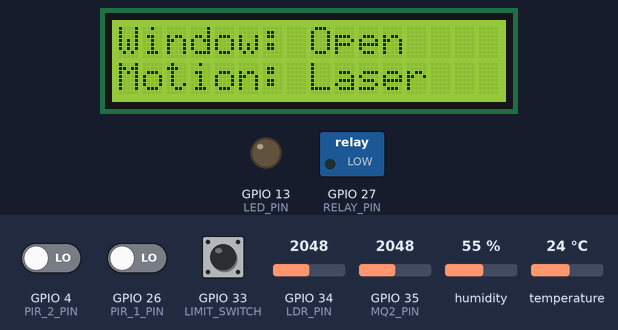
A sketch run on a simulated ESP32. Shown: 16×2 character LCD, switched loads named in the sketch (green lamp = pin HIGH), output pins drawn as LEDs (lit = HIGH). Inputs (shaded band) come from the test bench; at power-on: temperature 24 °C, GPIO 35 (MQ2_PIN) = 2048, GPIO 34 (LDR_PIN) = 2048, GPIO 4 (PIR_2_PIN) LOW, GPIO 26 (PIR_1_PIN) LOW, GPIO 33 (LIMIT_SWITCH) HIGH, humidity 55 %. The local clock reads 2024-03-15 10:24:30 at power-on unless the sketch sets it; what the sketch prints to the serial monitor is not drawn.

Above: at 5.8 s.
5.9 s: temperature set to 37 °C
At 7.3 s:
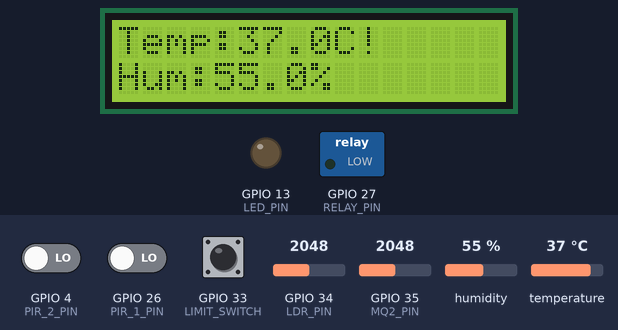
11.8 s: GPIO 35 (MQ2_PIN) set to 1460
At 16.7 s:
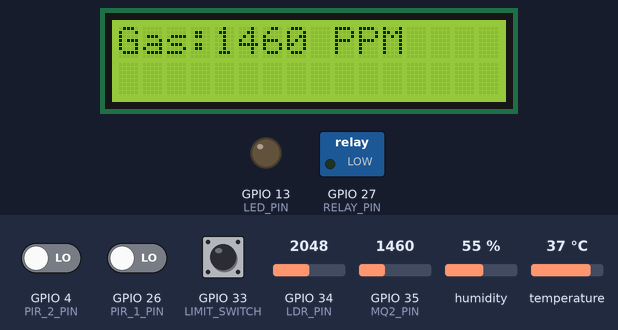
17.7 s: GPIO 34 (LDR_PIN) set to 122
At 18.5 s:
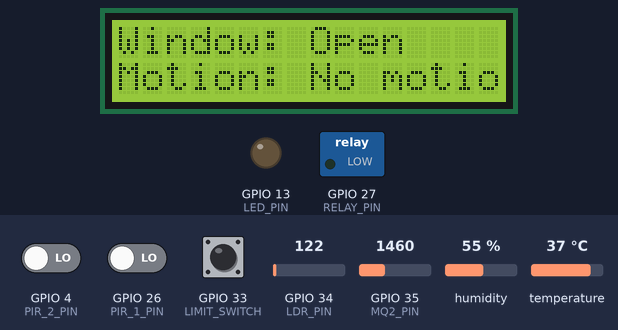
23.6 s: GPIO 4 (PIR_2_PIN) driven HIGH
At 26.4 s:
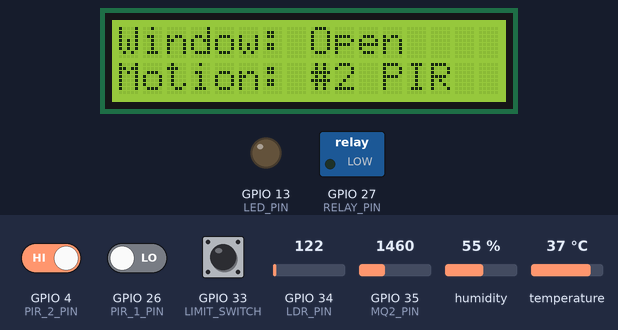
29.5 s: GPIO 26 (PIR_1_PIN) driven HIGH
At 30.8 s:
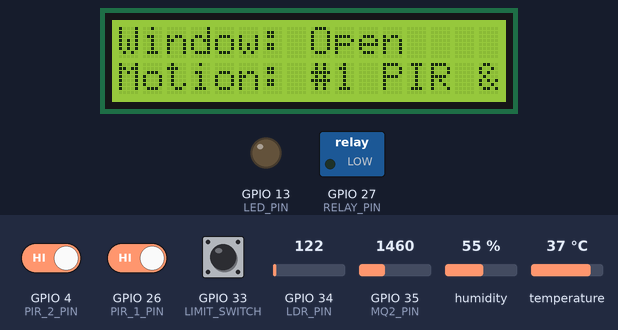
35.4 s: GPIO 33 (LIMIT_SWITCH) pulled LOW for 3.2 s
At 38.7 s:
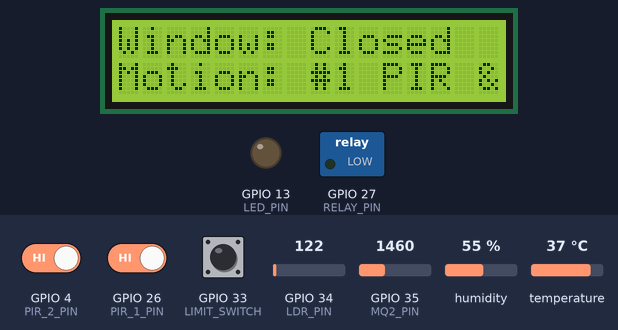
Timing chart, 0 to 40.2 s (numbered marks = the images above; inputs shaded):
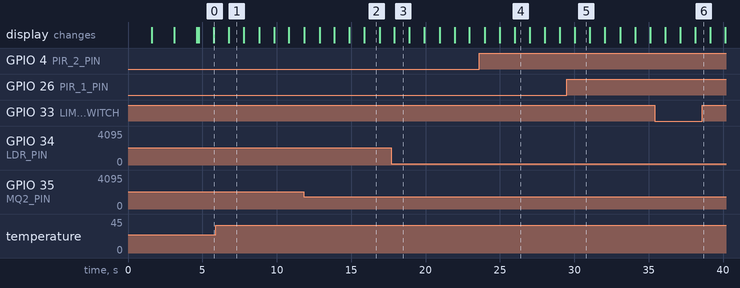

The sketch:

SilentEye.ino
```cpp
// #define BLYNK_TEMPLATE_ID           "TMPL6pLUFnhEn"
// #define BLYNK_TEMPLATE_NAME         "Quickstart Template"
// #define BLYNK_AUTH_TOKEN            "04Q0xlBXm140X4lF7SW-pBYM-AaRgDdH"

#include <WiFi.h>
#include <WiFiClient.h>
//#include <BlynkSimpleEsp32.h>  // Blynk Library
#include <HTTPClient.h>
#include <DHT.h> //DHT22
#include <Wire.h>
#include "RTClib.h" //RTC
#include <Keypad_I2C.h> //Keypad I2C
#include <Keypad.h> //Keypad
#include <LiquidCrystal_I2C.h> //LCD Display I2C
#include <SPI.h>
#include <MFRC522.h> //RFID

//-----------------------------------------------------------------------------------------------------------------------------------------------------------------------------------------
class NonBlockingTimer {
  unsigned long interval;
  unsigned long previousMillis;
  bool runningFlag;

public:
  NonBlockingTimer() : interval(0), previousMillis(0), runningFlag(false) {}

  void start(unsigned long ms) {
    interval = ms;
    previousMillis = millis();
    runningFlag = true;
  }

  bool isDone() {
    if (!runningFlag) return true;  // allow immediate first run
    if (millis() - previousMillis >= interval) {
      previousMillis = millis();    // reset timer
      return true;
    }
    return false;
  }

  void reset() {
    runningFlag = false;
  }
};

// ----- Declare timers globally-----
NonBlockingTimer printTimer;   // Timer for displayValues()
NonBlockingTimer ledTimer;     // Timer for LED blinking
NonBlockingTimer relayTimer;   // Timer for relay activation
NonBlockingTimer lcdTimer;   // Timer for LCD updates

unsigned long ledOnTime = 500;   // LED ON duration (ms)
unsigned long ledOffTime = 500;  // LED OFF duration (ms)
bool ledState = false;           // LED state

bool relayState = false;

String motionStatus = "";
String tempAlert = "";
String gasAlert = "";


// const char ssid[] = "Chenitha";
// const char password[] = "Cheni@20050630";

//RTC object
RTC_DS3231 rtc;

#define DHTPIN 25
#define DHTTYPE DHT22

//DHT22 object
DHT dht(DHTPIN, DHTTYPE);

// Create LCD object at I2C address 0x27 (common) with 16 chars & 2 lines
LiquidCrystal_I2C lcd(0x27, 16, 2);


#define MQ2_PIN 35
#define PIR_1_PIN 26
#define PIR_2_PIN 4
#define LDR_PIN 34
#define LED_PIN 13
#define LIMIT_SWITCH 33
#define SDA 21
#define SCL 22
#define RELAY_PIN 27

#define RFID_SDA 17 //RFID SDA
#define RST_PIN 16 //RFID RST

#define MANUAL_TRIGGER_VPIN V4

/* Comment this out to disable prints and save space */
#define BLYNK_PRINT Serial

const float TEMP_THRESHOLD = 36.0;
const int GAS_THRESHOLD = 1500;
const int CLOSE_TIME = 19;

String enteredPassword = "";
String correctPassword = "1234";

#define I2CADDR 0x20  // PCF8574 default if A0,A1,A2 = GND

// Create RTC object
MFRC522 rfid(RFID_SDA, RST_PIN);

const byte ROWS = 4;
const byte COLS = 4;

// Define keypad layout
char keys[ROWS][COLS] = {
  {'1','2','3','A'},
  {'4','5','6','B'},
  {'7','8','9','C'},
  {'*','0','#','D'}
};

// Row and column pins via PCF8574
byte rowPins[ROWS] = {0, 1, 2, 3}; // P0–P3
byte colPins[COLS] = {4, 5, 6, 7}; // P4–P7

// Create keypad instance
Keypad_I2C customKeypad(makeKeymap(keys), rowPins, colPins, ROWS, COLS, I2CADDR, 1, &Wire);

String camIP = "http://192.168.8.105/";  // Replace with ESP32-CAM IP

// BLYNK_WRITE(MANUAL_TRIGGER_VPIN) {
//   int buttonState = param.asInt(); // 1 = pressed, 0 = released
//   if (buttonState == 1) {
//     Serial.println("Manual trigger activated!");
//     digitalWrite(LED_PIN, HIGH);  // Turn on LED for testing
//     delay(300);
//     digitalWrite(LED_PIN, LOW);
//   }
// }


//-----------------------------------------------------------------------------------------------------------------------------------------------------------------------------------------
void setup() {
  Serial.begin(115200); //Starting Serial Communication
  Wire.begin(SDA, SCL);
  dht.begin();

  // Blynk.begin(BLYNK_AUTH_TOKEN, ssid, password);

  // Initialize LCD
  lcd.init();
  lcd.backlight();
  lcd.setCursor(0, 0);
  lcd.print("Silent Eye V1.0");
  lcd.setCursor(2, 1);
  lcd.print("Secure Home");
  delay(1500);
  lcd.clear();
  lcd.setCursor(0, 0);

  pinMode(PIR_1_PIN, INPUT);
  pinMode(PIR_2_PIN, INPUT);

  pinMode(LIMIT_SWITCH, INPUT_PULLUP); //Limit_Switch GND - GPIO33

  pinMode(RELAY_PIN, OUTPUT);
  digitalWrite(RELAY_PIN, LOW); // Keep relay OFF at start

  pinMode(LED_PIN, OUTPUT);
  digitalWrite(LED_PIN, LOW); //keep Lights off start of the system

  printTimer.start(1000);       // print every 1s
  ledTimer.start(ledOnTime);    // LED blinking interval
  lcdTimer.start(1000);         // update LCD every 1s

  // WiFi.begin(ssid, password);

  //Checking Wifi connection
  lcd.print("WiFi connecting");
  delay(1500);
  // while (WiFi.status() != WL_CONNECTED) {
  //   delay(500);
  //   lcd.print(".");
  // }
  // lcd.setCursor(0, 1);
  // lcd.println("WiFi connected!");

  lcd.clear();
  lcd.setCursor(0, 0);
  //Is RTC Connected
  if (!rtc.begin()) {
    lcd.print("RTC Not Found");
  }else {
    lcd.print("RTC OK");
  }

  delay(1500);
  lcd.clear();
  lcd.setCursor(0, 0);
  //IF RTC lost power SET Time and Date
  if (rtc.lostPower()) {
    lcd.print("RTC lost power");
    lcd.setCursor(0, 1);
    lcd.print("setting time!");
    rtc.adjust(DateTime(F(__DATE__), F(__TIME__)));
  }

  customKeypad.begin(makeKeymap(keys)); //Keypad

  Serial.println("\nI2C Scanner");
  byte count = 0;
  for (byte i = 1; i < 127; i++) {
    Wire.beginTransmission(i);
    if (Wire.endTransmission() == 0) {
      Serial.print("I2C device found at 0x");
      Serial.println(i, HEX);
      count++;
    }
  }
  if(count==0) Serial.println("No I2C devices found");

  //RDID Initialization
  SPI.begin();           // Init SPI bus
  rfid.PCD_Init();       // Init RC522
}

//-----------------------------------------------------------------------------------------------------------------------------------------------------------------------------------------
//For Serial print
void printTwoDigits(int value) {
  if (value < 10) Serial.print('0');
  Serial.print(value);
}

//-----------------------------------------------------------------------------------------------------------------------------------------------------------------------------------------
//For LCD print
String twoDigits(int value) {
  if (value < 10) return "0" + String(value);
  return String(value);
}

//-----------------------------------------------------------------------------------------------------------------------------------------------------------------------------------------
void loop() {
  int pirOneState = digitalRead(PIR_1_PIN); //Store PIR 1 Value
  int pirTwoState = digitalRead(PIR_2_PIN); //Store PIR 2 Value
  int ldrValue = analogRead(LDR_PIN); //Store LDR Value
  int limitSwitchValue = digitalRead(LIMIT_SWITCH); //Store Limit Switch Value

  // Read DHT22 sensor
  float humidity = dht.readHumidity(); // read humidity and store as float
  float temp = dht.readTemperature();  // read temp and store as float

  // Read MQ-2 analog value
  int gasLevel = analogRead(MQ2_PIN);

  bool triggered = false;

  DateTime now = rtc.now(); //store Date & Time

  char key = customKeypad.getKey();
  if (key) {
    Serial.print("Key Pressed: ");
    Serial.println(key);

    if (key == '#') {  // # = Enter
      if (enteredPassword == correctPassword) {
        Serial.println("Access Granted");
        digitalWrite(RELAY_PIN, HIGH);   // Turn ON relay
        relayState = true;
        relayTimer.start(3000);          // keep unlocked for 3 sec
      } else {
        Serial.println("Access Denied");
        relayState = false;
      }
      enteredPassword = ""; // reset input
    }
    else if (key == '*') {  // * = Clear
      enteredPassword = "";
      Serial.println("Input cleared");
    }
    else {
      enteredPassword += key; // add digit to input
    }
  }

  // Turn off relay when timer expires
  if (relayState && relayTimer.isDone()) {
      digitalWrite(RELAY_PIN, LOW);
      relayState = false;
      relayTimer.reset();
  }

  // //communicating with esp32 cam
  // if (WiFi.status() == WL_CONNECTED) {
  //   HTTPClient http;

  //   // Example: turn flash LED ON
  //   http.begin(camIP + "/control?var=flash&val=255");
  //   int httpCode = http.GET();
  //   http.end();

  //   delay(3000);

  //   // Example: turn flash LED OFF
  //   http.begin(camIP + "/control?var=flash&val=0");
  //   httpCode = http.GET();
  //   http.end();

  //   delay(1000);

  //   // Example: capture a photo
  //   http.begin(camIP + "/capture");
  //   httpCode = http.GET();
  //   if (httpCode == HTTP_CODE_OK) {
  //     Serial.println("Captured image!");
  //     // NOTE: response body contains JPEG, you can save/send it
  //   }
  //   http.end();

  //   delay(3000);
  // }


  // Check for new RFID card
  if (rfid.PICC_IsNewCardPresent() && rfid.PICC_ReadCardSerial()) {
      String content = "";
      for (byte i = 0; i < rfid.uid.size; i++) {
          content += (rfid.uid.uidByte[i] < 0x10 ? "0" : "") + String(rfid.uid.uidByte[i], HEX);
      }
      content.toUpperCase();
      Serial.println("RFID: " + content);

      if (content == "E993D505") {
          Serial.println("Access Granted by RFID");
          digitalWrite(RELAY_PIN, HIGH);   // Turn ON relay
          relayState = true;
          relayTimer.start(3000);          // 3-second timer
      } else {
          Serial.println("Access Denied");
          relayState = false;
      }

    //Release
    rfid.PICC_HaltA();
    rfid.PCD_StopCrypto1();
  }

  // Turn off relay when timer expires
  if (relayState && relayTimer.isDone()) {
      digitalWrite(RELAY_PIN, LOW);
      relayState = false;
      relayTimer.reset();
  }


  // checkTriggersAndControlLed(
  //     limitSwitchValue,
  //     pirOneState,
  //     pirTwoState,
  //     ldrValue,
  //     temp,
  //     gasLevel,
  //     humidity,
  //     triggered,
  //     ledState,
  //     ledTimer,
  //     ledOnTime,
  //     ledOffTime
  // );

  // Print all info in one line
  if (printTimer.isDone()) {
      displayValues(humidity, temp, gasLevel, limitSwitchValue, pirOneState, pirTwoState, ldrValue);
  }

  // LCD Print
  if (lcdTimer.isDone()) {
      updateLcdPages(limitSwitchValue, temp, humidity, gasLevel, now);
  }

  // Blynk.run();
}

//-----------------------------------------------------------------------------------------------------------------------------------------------------------------------------------------
void checkTriggersAndControlLed(
  int limitSwitchValue,
  int pirOneState,
  int pirTwoState,
  int ldrValue,
  float temp,
  int gasLevel,
  float humidity,
  bool &triggered,
  bool &ledState,
  NonBlockingTimer &ledTimer,
  unsigned long ledOnTime,
  unsigned long ledOffTime
) {

  DateTime now = rtc.now();
  // Reset trigger flag
  triggered = false;
  //Check window open or close using Limit_Switch Value
  if(limitSwitchValue == HIGH) {
    if(now.hour()>=CLOSE_TIME) {
      triggered = true;
    }
  }

  //For PIR #1, #2 and Laser module
  if(pirOneState == HIGH|| pirTwoState == HIGH || ldrValue > 1000) {
    triggered = true;
  }

  //For High Temp Trigger
  if (!isnan(temp) && temp > TEMP_THRESHOLD) {
    triggered = true;
  }

  //For High Gas Trigger
  if (gasLevel > GAS_THRESHOLD){
    triggered = true;
  }

  //For trigger alert with ON and OFF times
  if(triggered) {
      if(ledState) {
          if(ledTimer.isDone()) {  // LED ON duration finished
              digitalWrite(LED_PIN, LOW);
              ledState = false;
              ledTimer.start(ledOffTime); // start OFF duration
          }
      } else {
          if(ledTimer.isDone()) {  // LED OFF duration finished
              digitalWrite(LED_PIN, HIGH);
              ledState = true;
              ledTimer.start(ledOnTime); // start ON duration
          }
      }
  } else {
      digitalWrite(LED_PIN, LOW);
      ledState = false;
      ledTimer.reset();  // stop LED timer
  }
}


//-----------------------------------------------------------------------------------------------------------------------------------------------------------------------------------------
void displayValues(float humidity, float temp, float gasLevel, int limitSwitchValue, int pirOneState, int pirTwoState, int ldrValue) {

  DateTime now = rtc.now(); //store Date & Time

  // display date and time
  Serial.print(now.year());
  Serial.print('/');
  printTwoDigits(now.month());
  Serial.print('/');
  printTwoDigits(now.day());
  Serial.print(' ');
  printTwoDigits(now.hour());
  Serial.print(':');
  printTwoDigits(now.minute());
  Serial.print(':');
  printTwoDigits(now.second());
  Serial.print(" | ");

  //Check window open or close using Limit_Switch Value
  if(limitSwitchValue == HIGH) {
    Serial.print("Window Open | ");
  } else {
    Serial.print("Window Closed | ");
  }

    motionStatus = "";
  if (pirOneState == HIGH) motionStatus += "#1 PIR";

  if (pirTwoState == HIGH) {
  if (motionStatus.length() > 0) motionStatus += " & ";
  motionStatus += "#2 PIR";
  }

  if (ldrValue > 1000) {
    if (motionStatus.length() > 0) motionStatus += " & ";
    motionStatus += "Laser";
  }

  if (motionStatus.length() == 0) motionStatus = "No motion";

  tempAlert = "";
  if (!isnan(temp) && temp > TEMP_THRESHOLD) {
    tempAlert = "Temp High! ";
  }

  gasAlert = "";
  if (gasLevel > GAS_THRESHOLD){
    gasAlert = "Gas High! ";
  }

  // Print all info in one line
  Serial.print("Motion: ");
  Serial.print(motionStatus);
  if (isnan(humidity) || isnan(temp)) Serial.print(" | Failed to read from DHT sensor!"); //if DHT22 sensor output's not a number (nan) print sensor failure message
  Serial.print(" | Humidity: ");
  if (isnan(humidity)) Serial.print("Err");
  else Serial.print(humidity, 1);
  Serial.print("% | Temp: ");
  if (isnan(temp)) Serial.print("Err");
  else Serial.print(temp, 1);
  Serial.print("°C ");
  Serial.print(tempAlert);
  Serial.print("| Gas: ");
  if (gasLevel == 0) Serial.print("Err");
  else Serial.print(gasLevel, 1);
  Serial.print(" PPM ");
  Serial.print(gasAlert);
  Serial.println("");
}

//-----------------------------------------------------------------------------------------------------------------------------------------------------------------------------------------
void updateLcdPages(int limitSwitchValue, float temp, float humidity, int gasLevel, DateTime now) {
  //LCD Output
  static int lcdPage = 0;
  lcd.clear();

  switch (lcdPage) {
    case 0: // Date & Time
      lcd.setCursor(0, 0);
      lcd.print("Date: ");
      lcd.print(now.year()); lcd.print('/');
      lcd.print(twoDigits(now.month())); lcd.print('/');
      lcd.print(twoDigits(now.day()));
      lcd.setCursor(0, 1);
      lcd.print("Time: ");
      lcd.print(twoDigits(now.hour())); lcd.print(':');
      lcd.print(twoDigits(now.minute())); lcd.print(':');
      lcd.print(twoDigits(now.second()));
      break;

    case 1: // Window & Motion
      lcd.setCursor(0, 0);
      if(limitSwitchValue == HIGH) lcd.print("Window: Open");
      else lcd.print("Window: Closed");
      lcd.setCursor(0, 1);
      lcd.print("Motion: ");
      lcd.print(motionStatus);
      break;

    case 2: // Temp & Humidity
      lcd.setCursor(0, 0);
      lcd.print("Temp:");

      if (isnan(temp)) lcd.print("Err");
      else { lcd.print(temp, 1); lcd.print("C"); }
      if (tempAlert != "") lcd.print("!");
      lcd.setCursor(0, 1);
      lcd.print("Hum:");

      if (isnan(humidity)) lcd.print("Err");
      else { lcd.print(humidity, 1); lcd.print("%"); }
      break;

    case 3: // Gas level
      lcd.setCursor(0, 0);
      lcd.print("Gas:");

      if (gasLevel == 0) lcd.print("Err");
      else { lcd.print(gasLevel, 1); lcd.print(" PPM"); }

      lcd.setCursor(0, 1);
      lcd.print(gasAlert);
      break;
  }

  // cycle to next page next time
  lcdPage++;
  if (lcdPage > 3) lcdPage = 0;
}
```

Measured:
- after the input at 5.9 s, the display: changes after 0.87 s (image 1)
- after the input at 11.8 s, the display: first differs from a run without the input after 4.1 s (image 2)
- after the input at 17.7 s, the display: changes after 0.21 s (image 3)
- after the input at 23.6 s, the display: first differs from a run without the input after 2.4 s (image 4)
- after the input at 29.5 s, the display: changes after 0.54 s (image 5)
- after the input at 35.4 s, the display: first differs from a run without the input after 2.7 s (image 6)
- what the display in image 1 shows lasts 1.0 s, from 6.8 s to 7.8 s
